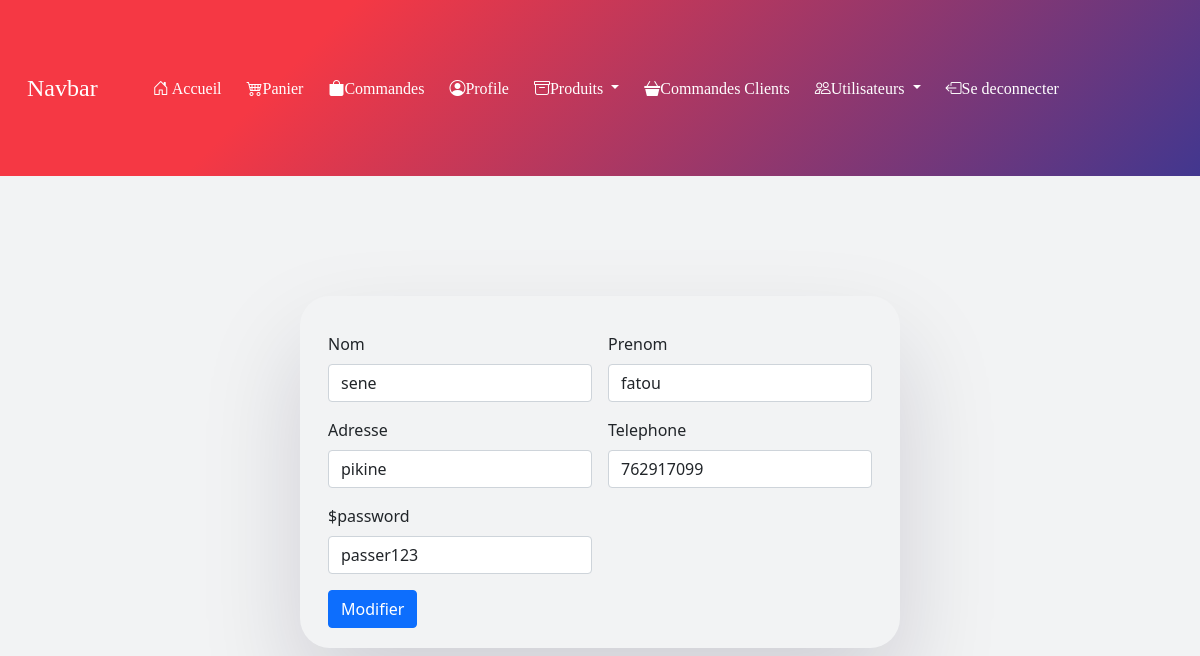
The app's page /pages/edituser.php?id=1 (signed in) with its own data.
### tables this page shows
CREATE TABLE `User`(
 `id` int PRIMARY KEY AUTO_INCREMENT,
 `nom` VARCHAR(100),
 `prenom` VARCHAR(100),
 `adresse` VARCHAR(100),
 `tel` VARCHAR(20) UNIQUE,
 `pwd` VARCHAR(100),
 `profile` ENUM("ADMIN", "BOUTIQUIER", "CLIENT"),
  `corbeille` int
);

### DBTransaction.php (called while the page is built, shortened)
<?php
    class DBTransaction{
        public $database;
        public function __construct(){
            if ($this->database == null) {
                $urlDB = "mysql:host=localhost;dbname=ecommerce";
                $username="root";
                $password="";
                $this->database = new PDO($urlDB,$username,$password);
                $this->database->setAttribute(
                    PDO::ATTR_DEFAULT_FETCH_MODE,
                    PDO::FETCH_ASSOC
                );
            }
        }
    public function getProfilByid($id){
        $result = $this->database->query("SELECT * FROM `User` WHERE id='$id'");
        return $result->fetch();
    }
}
?>

### pages/edituser.php (the view, shortened to what this page needs)
<?php
require('../DBTransaction.php');
$transaction = new DBTransaction();
$Profil = $transaction->getProfilByid($_GET['id']);
?>
<!DOCTYPE html>
<html lang="en">
<head>
    <link rel="stylesheet" href="../assets/bootstrap/css/bootstrap.min.css">
    <link rel="stylesheet" href="https://cdn.jsdelivr.net/npm/bootstrap-icons@1.3.0/font/bootstrap-icons.css">
    <link rel="stylesheet" href="../assets/styles/nave.css">
    <link rel="stylesheet" href="assets/styles/list.css">
    <link rel="stylesheet" href="../assets/styles/form.css">
</head>
<body>
<nav class="navbar navbar-expand-lg navbar-light bg-light custom-nav">
  <div class="container-fluid">
    <a class="logo" href="#">Navbar</a>
    <div class="collapse navbar-collapse" id="navbarNavDropdown">
      <ul class="navbar-nav">
        <li class="nav-item">
            <a class="men" aria-current="page" href="../index.php"> <i class="bi bi-house-door"></i> Accueil</a>
        </li>
        <li class="nav-item">
          <a class="men" href="panier.php"><i class="bi bi-cart4"></i>Panier</a>
        </li>
        <li class="nav-item">
          <a class="men" href="commandes.php"><i class="bi bi-bag-fill"></i>Commandes</a>
        </li>
        <li class="nav-item">
          <a class="men active" href="profile.php"><i class="bi bi-person-circle"></i>Profile</a>
        </li>
        <li class="nav-item dropdown">
          <a class="men dropdown-toggle" href="#" id="navbarDropdownMenuLink" role="button" data-bs-toggle="dropdown" aria-expanded="false">
          <i class="bi bi-archive"></i>Produits
          </a>
        </li>
        <li class="nav-item">
          <a class="men" href="commandeclient.php"><i class="bi bi-basket3-fill"></i>Commandes Clients</a>
        </li>
        <li class="nav-item dropdown">
          <a class="men dropdown-toggle" href="#" id="navbarDropdownMenuLink" role="button" data-bs-toggle="dropdown" aria-expanded="false">
          <i class="bi bi-people"></i>Utilisateurs
          </a>
        </li>
        <li class="nav-item">
          <a class="men" href="deconnexion.php"><i class="bi bi-box-arrow-left"></i>Se deconnecter</a>
        </li>
      </ul>
    </div>
  </div>
</nav>
<form action="edituser.php?id=<?=$_GET['id']?>" method="POST" class="row g-3 boutiquierform" >
  <div class="col-md-6">
    <label for="nom" class="form-label">Nom</label>
    <input name="nom" value="<?=$Profil['nom']?>"  type="text" class="form-control" id="nom">
  </div>
  <div class="col-md-6">
    <label for="prenom" class="form-label">Prenom</label>
    <input name="prenom" value="<?=$Profil['prenom']?>" type="text" class="form-control" id="prenom">
  </div>
  <div class="col-6">
    <label for="inputAdresse" class="form-label">Adresse</label>
    <input name="adresse" value="<?=$Profil['adresse']?>" type="text" class="form-control" id="inputAdresse" placeholder="1234 Main St">
  </div>
  <div class="col-md-6">
    <label for="telephone" class="form-label">Telephone</label>
    <input name="tel" value="<?=$Profil['tel']?>" type="number" class="form-control" id="telephne">
  </div>
  <div class="col-md-6">
    <label for="pwd" class="form-label">$password</label>
    <input name="pwd" value="<?=$Profil['pwd']?>" type="text" class="form-control" id="pwd">
  </div>
  <div class="col-12">
    <button name="clique" type="submit" class="btn btn-primary">Modifier</button>
  </div>
</form>
</body>
</html>

### assets/styles/nave.css (style rules this page uses)
*,body,html { margin: 0px; padding: 0px; }
.custom-nav { padding: 70px; padding-left: 15px; background-color: #42378f; background-image: linear-gradient(315deg, #42378f 0%, #f53844 74%); }
.men { padding: 5px; margin: 5px; margin-left: 10px; color: white; font-family: "font5"; font-size: 1em; text-decoration: none; }
.logo { font-family: "font5"; color: white; text-decoration: none; font-size: 1.5em; margin-right: 40px; }
body { background-color: #F2F3F4; }

### assets/styles/list.css (style rules this page uses)
*,body,html { margin: 0px; padding: 0px; }

### assets/styles/form.css (style rules this page uses)
*,body,html { margin: 0px; padding: 0px; }
body { background-image: url('../images/beauty-4993472_1920.jpg'); }
.boutiquierform { width: 50%; margin-left: 25%; margin-right: 10%; margin-top: 10%; border-radius: 30px; padding: 20px; box-shadow:rgba(17, 12, 46, 0.15) 0px 48px 100px 0px; }

### records on screen
user: nom "sene", prenom "fatou", adresse "pikine", tel "762917099", pwd "passer123"
